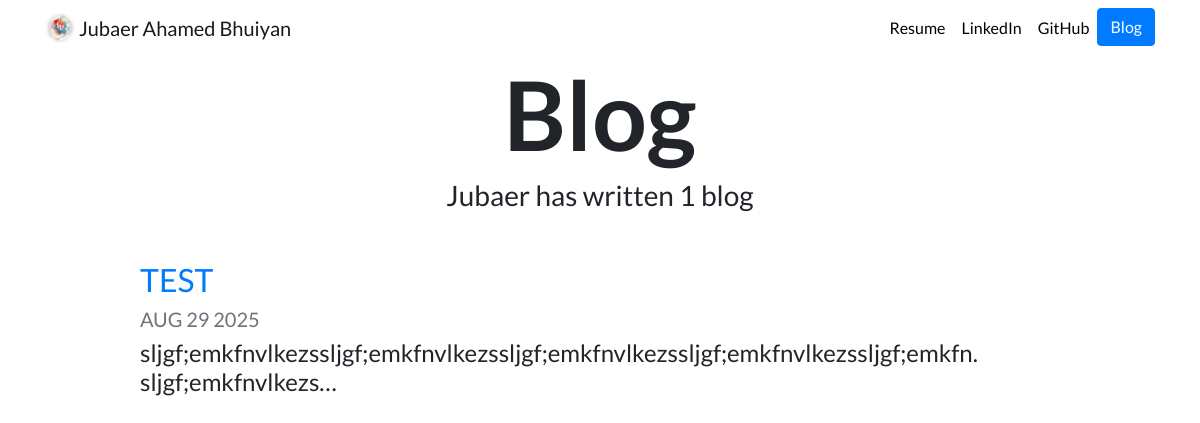
Screenshot of /blog/ with the database file from the repository.
### blog/models.py (models this page shows, shortened)
class Blog(models.Model):
    title = models.CharField(max_length=200)
    content = models.TextField()
    published_date = models.DateField()

### blog/views.py (the view)
# urls.py: path('', views.allBlogs, name='allBlogs'),
def allBlogs(request):
    Blogs = Blog.objects.order_by('-published_date')
    return render(request, 'blog/allBlogs.html', {'blogs': Blogs})

### blog/templates/blog/allBlogs.html
{% extends 'portfolio/base.html' %}
{% load static %}
{% block content %}
<h1 id="blogtitle" class="font-weight-bold text-center">Blog</h1>
<h3 class="text-center mb-5">Jubaer has written {{ blogs.count }} blog{{ blogs.count|pluralize }}</h3>
{% for blog in blogs %}
<div class="row justify-content-center my-3">
  <div class="col-md-10">
    <a href="{% url 'blog:detail' blog.id %}">
      <h2>{{ blog.title }}</h2>
    </a>
    <h5 class="text-muted">{{ blog.published_date|date:'M d Y'|upper }}</h5>
    <h4>{{ blog.content|striptags|truncatechars:100 }}</h4>
  </div>
</div>
{% endfor %}
{% endblock %}

### portfolio/static/portfolio/custom.css (style rules this page uses)
body { font-family: 'Lato', sans-serif; }
#blogtitle { font-size: 6rem; }

### rows the page displays
Blog: title "TEST", published_date "AUG 29 2025", content "sljgf;emkfnvlkezssljgf;emkfnvlkezssljgf;emkfnvlkezssljgf;emkfnvlkezssljgf;emkfn. sljgf;emkfnvlkezs…"

### other values shown
{{ blogs.count }} "1"
